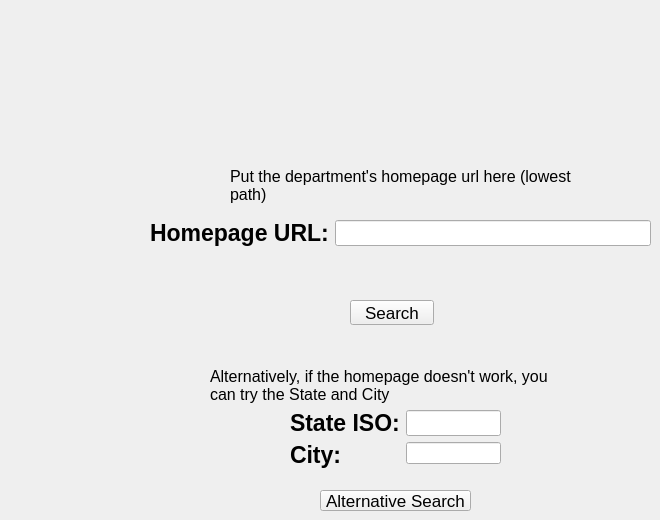
    <widget class="QWidget" name="DolthubSearch">
     <attribute name="title">
      <string>Search Schema</string>
     </attribute>
     <widget class="QWidget" name="formLayoutWidget_4">
      <property name="geometry">
       <rect>
        <x>150</x>
        <y>220</y>
        <width>501</width>
        <height>72</height>
       </rect>
      </property>
      <layout class="QFormLayout" name="formLayout_5">
       <item row="1" column="0">
        <widget class="QLabel" name="homepageURL_label1">
         <property name="font">
          <font>
           <family>Segoe UI</family>
           <pointsize>17</pointsize>
           <weight>75</weight>
           <bold>true</bold>
          </font>
         </property>
         <property name="layoutDirection">
          <enum>Qt::LeftToRight</enum>
         </property>
         <property name="text">
          <string>Homepage URL:</string>
         </property>
         <property name="alignment">
          <set>Qt::AlignLeading|Qt::AlignLeft|Qt::AlignVCenter</set>
         </property>
        </widget>
       </item>
       <item row="1" column="1">
        <widget class="QLineEdit" name="homepageURLSearch_input">
         <property name="sizePolicy">
          <sizepolicy hsizetype="Preferred" vsizetype="Preferred">
           <horstretch>0</horstretch>
           <verstretch>0</verstretch>
          </sizepolicy>
         </property>
        </widget>
       </item>
      </layout>
     </widget>
     <widget class="QPushButton" name="search_button">
      <property name="geometry">
       <rect>
        <x>350</x>
        <y>300</y>
        <width>84</width>
        <height>25</height>
       </rect>
      </property>
      <property name="font">
       <font>
        <pointsize>13</pointsize>
       </font>
      </property>
      <property name="text">
       <string>Search</string>
      </property>
     </widget>
     <widget class="QLabel" name="step3note_4">
      <property name="geometry">
       <rect>
        <x>230</x>
        <y>160</y>
        <width>351</width>
        <height>51</height>
       </rect>
      </property>
      <property name="font">
       <font>
        <pointsize>12</pointsize>
       </font>
      </property>
      <property name="text">
       <string>Put the department's homepage url here (lowest path)</string>
      </property>
      <property name="wordWrap">
       <bool>true</bool>
      </property>
     </widget>
     <widget class="QLabel" name="step3note_5">
      <property name="geometry">
       <rect>
        <x>210</x>
        <y>360</y>
        <width>351</width>
        <height>51</height>
       </rect>
      </property>
      <property name="font">
       <font>
        <pointsize>12</pointsize>
       </font>
      </property>
      <property name="text">
       <string>Alternatively, if the homepage doesn't work, you can try the State and City</string>
      </property>
      <property name="wordWrap">
       <bool>true</bool>
      </property>
     </widget>
     <widget class="QWidget" name="formLayoutWidget_5">
      <property name="geometry">
       <rect>
        <x>290</x>
        <y>410</y>
        <width>211</width>
        <height>72</height>
       </rect>
      </property>
      <layout class="QFormLayout" name="formLayout_6">
       <item row="1" column="0">
        <widget class="QLabel" name="homepageURL_label1_2">
         <property name="font">
          <font>
           <family>Segoe UI</family>
           <pointsize>17</pointsize>
           <weight>75</weight>
           <bold>true</bold>
          </font>
         </property>
         <property name="layoutDirection">
          <enum>Qt::LeftToRight</enum>
         </property>
         <property name="text">
          <string>State ISO:</string>
         </property>
         <property name="alignment">
          <set>Qt::AlignLeading|Qt::AlignLeft|Qt::AlignVCenter</set>
         </property>
        </widget>
       </item>
       <item row="1" column="1">
        <widget class="QLineEdit" name="stateISO_input">
         <property name="sizePolicy">
          <sizepolicy hsizetype="Preferred" vsizetype="Preferred">
           <horstretch>0</horstretch>
           <verstretch>0</verstretch>
          </sizepolicy>
         </property>
        </widget>
       </item>
       <item row="2" column="0">
        <widget class="QLabel" name="homepageURL_label1_3">
         <property name="font">
          <font>
           <family>Segoe UI</family>
           <pointsize>17</pointsize>
           <weight>75</weight>
           <bold>true</bold>
          </font>
         </property>
         <property name="layoutDirection">
          <enum>Qt::LeftToRight</enum>
         </property>
         <property name="text">
          <string>City:</string>
         </property>
         <property name="alignment">
          <set>Qt::AlignLeading|Qt::AlignLeft|Qt::AlignVCenter</set>
         </property>
        </widget>
       </item>
       <item row="2" column="1">
        <widget class="QLineEdit" name="city_schema_input"/>
       </item>
      </layout>
     </widget>
     <widget class="QPushButton" name="search_button_2">
      <property name="geometry">
       <rect>
        <x>320</x>
        <y>490</y>
        <width>151</width>
        <height>21</height>
       </rect>
      </property>
      <property name="font">
       <font>
        <pointsize>13</pointsize>
       </font>
      </property>
      <property name="text">
       <string>Alternative Search</string>
      </property>
     </widget>
    </widget>
